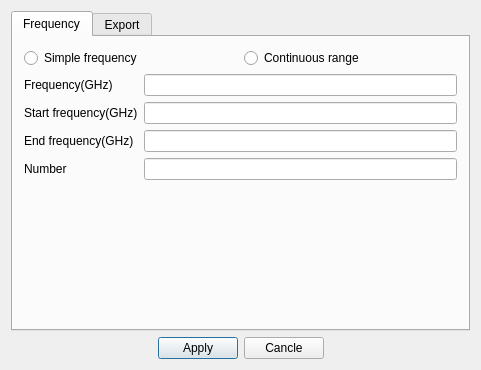
<?xml version="1.0" encoding="UTF-8"?>
<ui version="4.0">
 <class>init_settingClass</class>
 <widget class="QDialog" name="init_settingClass">
  <property name="geometry">
   <rect>
    <x>0</x>
    <y>0</y>
    <width>481</width>
    <height>370</height>
   </rect>
  </property>
  <property name="windowTitle">
   <string>init_setting</string>
  </property>
  <layout class="QVBoxLayout" name="verticalLayout_3">
   <item>
    <widget class="QTabWidget" name="Fre">
     <property name="currentIndex">
      <number>0</number>
     </property>
     <widget class="QWidget" name="tab">
      <attribute name="title">
       <string>Frequency</string>
      </attribute>
      <layout class="QVBoxLayout" name="verticalLayout_2">
       <item>
        <layout class="QVBoxLayout" name="verticalLayout">
         <item>
          <layout class="QHBoxLayout" name="horizontalLayout">
           <item>
            <widget class="QRadioButton" name="radioButton_2">
             <property name="text">
              <string>Simple frequency</string>
             </property>
            </widget>
           </item>
           <item>
            <widget class="QRadioButton" name="radioButton_3">
             <property name="text">
              <string>Continuous range</string>
             </property>
            </widget>
           </item>
          </layout>
         </item>
         <item>
          <layout class="QFormLayout" name="formLayout">
           <item row="0" column="0">
            <widget class="QLabel" name="label">
             <property name="text">
              <string>Frequency(GHz)</string>
             </property>
            </widget>
           </item>
           <item row="0" column="1">
            <widget class="QLineEdit" name="lineEdit_3"/>
           </item>
           <item row="1" column="0">
            <widget class="QLabel" name="label_2">
             <property name="text">
              <string>Start frequency(GHz)</string>
             </property>
            </widget>
           </item>
           <item row="1" column="1">
            <widget class="QLineEdit" name="lineEdit_4"/>
           </item>
           <item row="2" column="0">
            <widget class="QLabel" name="label_3">
             <property name="text">
              <string>End frequency(GHz)</string>
             </property>
            </widget>
           </item>
           <item row="2" column="1">
            <widget class="QLineEdit" name="lineEdit_5"/>
           </item>
           <item row="3" column="0">
            <widget class="QLabel" name="label_4">
             <property name="text">
              <string>Number</string>
             </property>
            </widget>
           </item>
           <item row="3" column="1">
            <widget class="QLineEdit" name="lineEdit"/>
           </item>
          </layout>
         </item>
        </layout>
       </item>
      </layout>
     </widget>
     <widget class="QWidget" name="tab_2">
      <attribute name="title">
       <string>Export</string>
      </attribute>
      <layout class="QHBoxLayout" name="horizontalLayout_3">
       <item>
        <layout class="QVBoxLayout" name="verticalLayout_4">
         <item>
          <widget class="QRadioButton" name="radioButton">
           <property name="text">
            <string>Specify number of samples for export data</string>
           </property>
          </widget>
         </item>
         <item>
          <spacer name="verticalSpacer">
           <property name="orientation">
            <enum>Qt::Vertical</enum>
           </property>
           <property name="sizeHint" stdset="0">
            <size>
             <width>20</width>
             <height>40</height>
            </size>
           </property>
          </spacer>
         </item>
        </layout>
       </item>
      </layout>
     </widget>
    </widget>
   </item>
   <item>
    <layout class="QHBoxLayout" name="horizontalLayout_2">
     <item>
      <spacer name="horizontalSpacer">
       <property name="orientation">
        <enum>Qt::Horizontal</enum>
       </property>
       <property name="sizeHint" stdset="0">
        <size>
         <width>40</width>
         <height>20</height>
        </size>
       </property>
      </spacer>
     </item>
     <item>
      <widget class="QPushButton" name="pushButton">
       <property name="text">
        <string>Apply</string>
       </property>
      </widget>
     </item>
     <item>
      <widget class="QPushButton" name="pushButton_2">
       <property name="text">
        <string>Cancle</string>
       </property>
      </widget>
     </item>
     <item>
      <spacer name="horizontalSpacer_2">
       <property name="orientation">
        <enum>Qt::Horizontal</enum>
       </property>
       <property name="sizeHint" stdset="0">
        <size>
         <width>40</width>
         <height>20</height>
        </size>
       </property>
      </spacer>
     </item>
    </layout>
   </item>
  </layout>
 </widget>
 <layoutdefault spacing="6" margin="11"/>
 <resources>
  <include location="init_setting.qrc"/>
 </resources>
 <connections/>
</ui>
